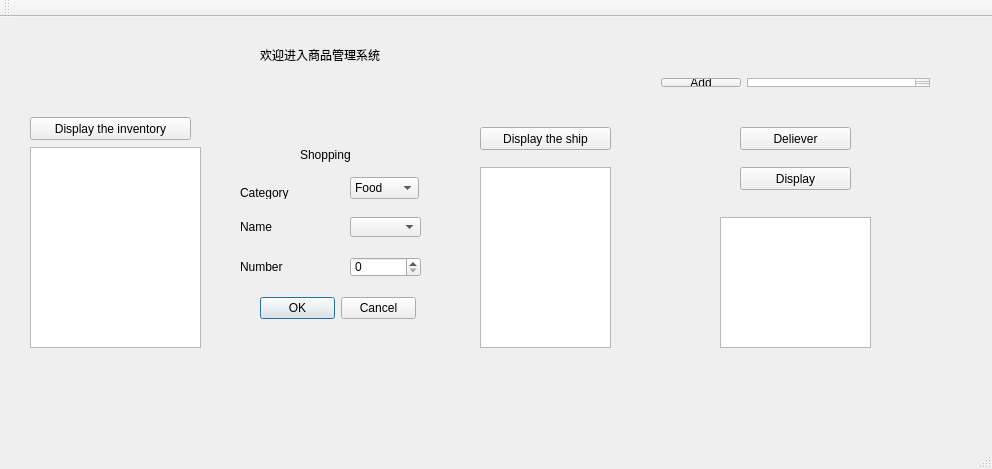
<?xml version="1.0" encoding="UTF-8"?>
<ui version="4.0">
 <class>MainWindow</class>
 <widget class="QMainWindow" name="MainWindow">
  <property name="enabled">
   <bool>true</bool>
  </property>
  <property name="geometry">
   <rect>
    <x>0</x>
    <y>0</y>
    <width>992</width>
    <height>469</height>
   </rect>
  </property>
  <property name="windowTitle">
   <string>MainWindow</string>
  </property>
  <widget class="QWidget" name="centralWidget">
   <property name="enabled">
    <bool>true</bool>
   </property>
   <widget class="QLabel" name="label">
    <property name="geometry">
     <rect>
      <x>260</x>
      <y>30</y>
      <width>151</width>
      <height>16</height>
     </rect>
    </property>
    <property name="text">
     <string>欢迎进入商品管理系统</string>
    </property>
   </widget>
   <widget class="QWidget" name="horizontalLayoutWidget">
    <property name="geometry">
     <rect>
      <x>40</x>
      <y>60</y>
      <width>141</width>
      <height>22</height>
     </rect>
    </property>
    <layout class="QHBoxLayout" name="horizontalLayout">
     <item>
      <widget class="QLabel" name="label_2">
       <property name="text">
        <string>Category</string>
       </property>
      </widget>
     </item>
     <item>
      <widget class="QComboBox" name="comboBox">
       <item>
        <property name="text">
         <string>Food</string>
        </property>
       </item>
       <item>
        <property name="text">
         <string>Vegetable</string>
        </property>
       </item>
       <item>
        <property name="text">
         <string>Cloth</string>
        </property>
       </item>
       <item>
        <property name="text">
         <string>Cloth2</string>
        </property>
       </item>
       <item>
        <property name="text">
         <string>Cloth3</string>
        </property>
       </item>
      </widget>
     </item>
    </layout>
   </widget>
   <widget class="QWidget" name="horizontalLayoutWidget_2">
    <property name="geometry">
     <rect>
      <x>230</x>
      <y>60</y>
      <width>161</width>
      <height>22</height>
     </rect>
    </property>
    <layout class="QHBoxLayout" name="horizontalLayout_2">
     <item>
      <widget class="QLabel" name="label_3">
       <property name="text">
        <string>Name</string>
       </property>
      </widget>
     </item>
     <item>
      <widget class="QTextEdit" name="textEdit_name">
       <property name="enabled">
        <bool>true</bool>
       </property>
       <property name="maximumSize">
        <size>
         <width>100</width>
         <height>20</height>
        </size>
       </property>
      </widget>
     </item>
    </layout>
   </widget>
   <widget class="QWidget" name="horizontalLayoutWidget_3">
    <property name="geometry">
     <rect>
      <x>420</x>
      <y>60</y>
      <width>171</width>
      <height>22</height>
     </rect>
    </property>
    <layout class="QHBoxLayout" name="horizontalLayout_3">
     <item>
      <widget class="QLabel" name="label_4">
       <property name="text">
        <string>Number</string>
       </property>
      </widget>
     </item>
     <item>
      <widget class="QSpinBox" name="spinBox_number"/>
     </item>
    </layout>
   </widget>
   <widget class="QPushButton" name="Display">
    <property name="geometry">
     <rect>
      <x>30</x>
      <y>100</y>
      <width>161</width>
      <height>23</height>
     </rect>
    </property>
    <property name="text">
     <string>Display the inventory</string>
    </property>
   </widget>
   <widget class="QLabel" name="label_5">
    <property name="geometry">
     <rect>
      <x>270</x>
      <y>130</y>
      <width>54</width>
      <height>12</height>
     </rect>
    </property>
    <property name="text">
     <string/>
    </property>
   </widget>
   <widget class="QLabel" name="label_6">
    <property name="geometry">
     <rect>
      <x>300</x>
      <y>130</y>
      <width>71</width>
      <height>16</height>
     </rect>
    </property>
    <property name="text">
     <string>Shopping</string>
    </property>
   </widget>
   <widget class="QLabel" name="label_7">
    <property name="geometry">
     <rect>
      <x>240</x>
      <y>170</y>
      <width>54</width>
      <height>12</height>
     </rect>
    </property>
    <property name="text">
     <string>Category</string>
    </property>
   </widget>
   <widget class="QComboBox" name="comboBox_3">
    <property name="geometry">
     <rect>
      <x>350</x>
      <y>160</y>
      <width>69</width>
      <height>22</height>
     </rect>
    </property>
    <item>
     <property name="text">
      <string>Food</string>
     </property>
    </item>
    <item>
     <property name="text">
      <string>Vegetable</string>
     </property>
    </item>
    <item>
     <property name="text">
      <string>Cloth</string>
     </property>
    </item>
    <item>
     <property name="text">
      <string>Cloth2</string>
     </property>
    </item>
    <item>
     <property name="text">
      <string>Cloth3</string>
     </property>
    </item>
   </widget>
   <widget class="QLabel" name="label_8">
    <property name="geometry">
     <rect>
      <x>240</x>
      <y>200</y>
      <width>51</width>
      <height>20</height>
     </rect>
    </property>
    <property name="text">
     <string>Name</string>
    </property>
   </widget>
   <widget class="QComboBox" name="comboBox_item">
    <property name="geometry">
     <rect>
      <x>350</x>
      <y>200</y>
      <width>71</width>
      <height>20</height>
     </rect>
    </property>
   </widget>
   <widget class="QSpinBox" name="spinBox_2">
    <property name="geometry">
     <rect>
      <x>350</x>
      <y>240</y>
      <width>71</width>
      <height>20</height>
     </rect>
    </property>
   </widget>
   <widget class="QLabel" name="label_9">
    <property name="geometry">
     <rect>
      <x>240</x>
      <y>240</y>
      <width>61</width>
      <height>20</height>
     </rect>
    </property>
    <property name="text">
     <string>Number</string>
    </property>
   </widget>
   <widget class="QTextBrowser" name="textBrowser_1">
    <property name="geometry">
     <rect>
      <x>30</x>
      <y>130</y>
      <width>171</width>
      <height>201</height>
     </rect>
    </property>
    <property name="html">
     <string>&lt;!DOCTYPE HTML PUBLIC &quot;-//W3C//DTD HTML 4.0//EN&quot; &quot;http://www.w3.org/TR/REC-html40/strict.dtd&quot;&gt;
&lt;html&gt;&lt;head&gt;&lt;meta name=&quot;qrichtext&quot; content=&quot;1&quot; /&gt;&lt;style type=&quot;text/css&quot;&gt;
p, li { white-space: pre-wrap; }
&lt;/style&gt;&lt;/head&gt;&lt;body style=&quot; font-family:'SimSun'; font-size:9pt; font-weight:400; font-style:normal;&quot;&gt;
&lt;p style=&quot;-qt-paragraph-type:empty; margin-top:0px; margin-bottom:0px; margin-left:0px; margin-right:0px; -qt-block-indent:0; text-indent:0px;&quot;&gt;&lt;br /&gt;&lt;/p&gt;&lt;/body&gt;&lt;/html&gt;</string>
    </property>
   </widget>
   <widget class="QPushButton" name="pushButton_dis">
    <property name="geometry">
     <rect>
      <x>480</x>
      <y>110</y>
      <width>131</width>
      <height>23</height>
     </rect>
    </property>
    <property name="text">
     <string>Display the ship</string>
    </property>
   </widget>
   <widget class="QDialogButtonBox" name="buttonBox">
    <property name="geometry">
     <rect>
      <x>260</x>
      <y>280</y>
      <width>156</width>
      <height>23</height>
     </rect>
    </property>
    <property name="standardButtons">
     <set>QDialogButtonBox::Cancel|QDialogButtonBox::Ok</set>
    </property>
   </widget>
   <widget class="QTextBrowser" name="textBrowser_dis">
    <property name="geometry">
     <rect>
      <x>480</x>
      <y>150</y>
      <width>131</width>
      <height>181</height>
     </rect>
    </property>
   </widget>
   <widget class="QPushButton" name="pushButton">
    <property name="geometry">
     <rect>
      <x>740</x>
      <y>110</y>
      <width>111</width>
      <height>23</height>
     </rect>
    </property>
    <property name="text">
     <string>Deliever</string>
    </property>
   </widget>
   <widget class="QTextBrowser" name="textBrowser_3">
    <property name="geometry">
     <rect>
      <x>720</x>
      <y>200</y>
      <width>151</width>
      <height>131</height>
     </rect>
    </property>
   </widget>
   <widget class="QPushButton" name="pushButton_4">
    <property name="geometry">
     <rect>
      <x>740</x>
      <y>150</y>
      <width>111</width>
      <height>23</height>
     </rect>
    </property>
    <property name="text">
     <string>Display</string>
    </property>
   </widget>
   <widget class="QWidget" name="horizontalLayoutWidget_4">
    <property name="geometry">
     <rect>
      <x>650</x>
      <y>50</y>
      <width>291</width>
      <height>31</height>
     </rect>
    </property>
    <layout class="QHBoxLayout" name="horizontalLayout_4">
     <item>
      <widget class="QPushButton" name="ADD">
       <property name="text">
        <string>Add</string>
       </property>
      </widget>
     </item>
     <item>
      <widget class="QTextBrowser" name="textBrowser_4"/>
     </item>
    </layout>
   </widget>
  </widget>
  <widget class="QMenuBar" name="menuBar">
   <property name="geometry">
    <rect>
     <x>0</x>
     <y>0</y>
     <width>992</width>
     <height>23</height>
    </rect>
   </property>
  </widget>
  <widget class="QToolBar" name="mainToolBar">
   <attribute name="toolBarArea">
    <enum>TopToolBarArea</enum>
   </attribute>
   <attribute name="toolBarBreak">
    <bool>false</bool>
   </attribute>
  </widget>
  <widget class="QStatusBar" name="statusBar"/>
 </widget>
 <layoutdefault spacing="6" margin="11"/>
 <resources/>
 <connections>
  <connection>
   <sender>comboBox</sender>
   <signal>activated(QString)</signal>
   <receiver>textBrowser_4</receiver>
   <slot>clear()</slot>
   <hints>
    <hint type="sourcelabel">
     <x>134</x>
     <y>105</y>
    </hint>
    <hint type="destinationlabel">
     <x>815</x>
     <y>100</y>
    </hint>
   </hints>
  </connection>
 </connections>
</ui>
